Frame 1 (no input): blank canvas, image omitted
Frame 60 (no input): blank canvas, image omitted
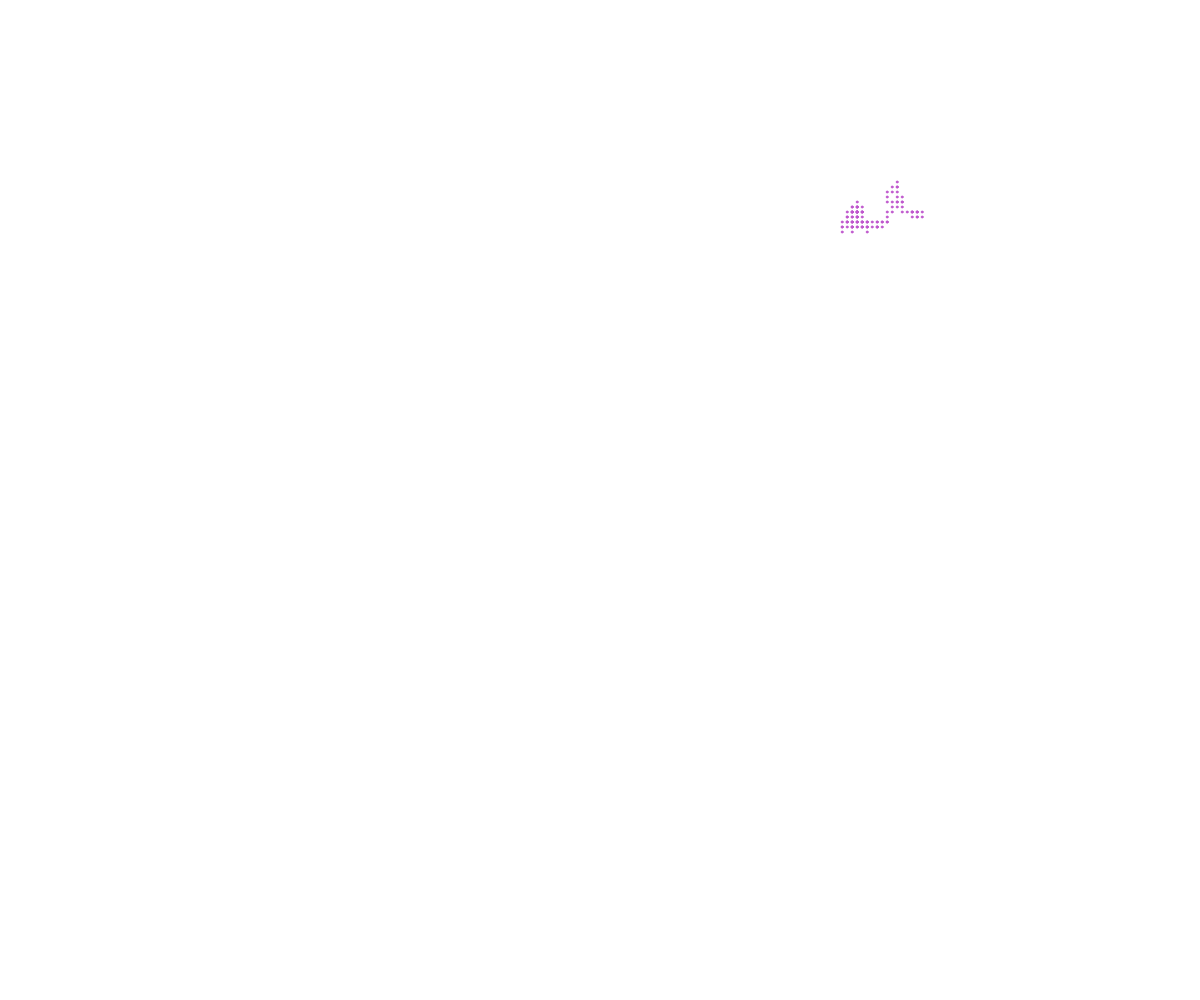
Frame 120 (the mouse pressed at the canvas centre since frame 60)

The p5.js sketch whose frames 1 and 60 were blank and that drew this single picture after the mouse press (run headless with seeded random() and noise() and a simulated clock; from frame 60 on, the mouse is pressed at the canvas centre):

// p5.js sketch
// ── sketch.js
// Walker OOP Demo

class Walker {
  constructor(x, y) {
    this.x = x;
    this.y = y;
    this.color = "red";
    this.speed = 5;
    this.radius = 1;
  }

  display() {
    stroke(this.color);
    fill(this.color);
    circle(this.x, this.y, this.radius*2);
  }

  move() {
    let choice = random(100);

    if (choice < 25) {
      //up
      this.y -= this.speed;
    }
    else if (choice < 50) {
      //down
      this.y += this.speed;
    }
    else if (choice < 75) {
      //right
      this.x += this.speed;
    }
    else {
      //left
      this.x -= this.speed;
    }

  }
}



let walkerArray = [];

function setup() {
  createCanvas(windowWidth, windowHeight);
  spawnWalker();


}

function draw() {
  for (let i = 0; i < walkerArray.length; i++) {
    walkerArray[i].move();
    walkerArray[i].display();
  }
}

function spawnWalker() {
  let walker = new Walker(random(width), random(height));
  let someColor = color(random(255), random(255), random(255));
  walker.color = someColor;
  walkerArray.push(walker);

}

function keyPressed() {
  spawnWalker();
}
